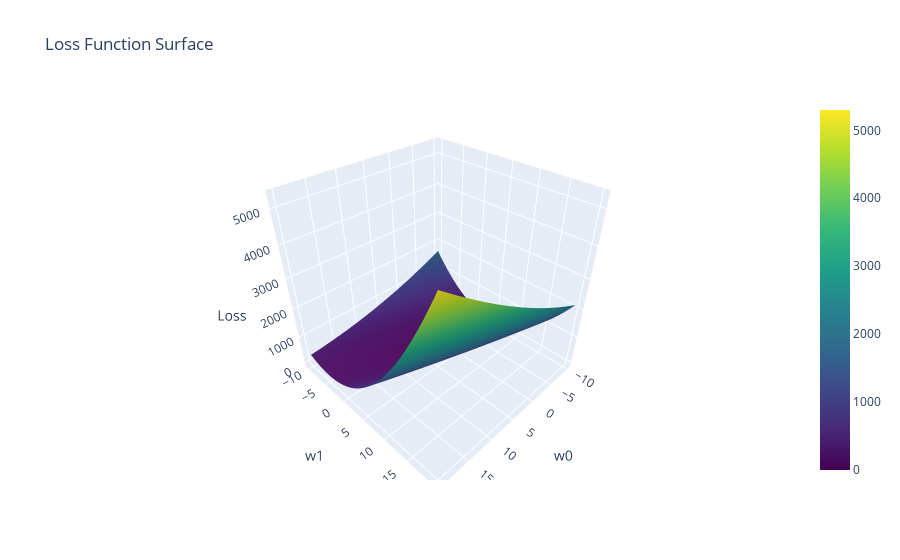

The notebook cell saved with this chart:
### Code cell
import plotly.graph_objects as go
# 3D Loss function visualization using Plotly
w0_vals = np.linspace(-10, 20, 50)
w1_vals = np.linspace(-10, 20, 50)
W0, W1 = np.meshgrid(w0_vals, w1_vals)
loss_vals = np.zeros_like(W0)

X_extended = np.c_[np.ones(x.shape[0]), x]

for i in range(W0.shape[0]):
    for j in range(W0.shape[1]):
        w = np.array([W0[i, j], W1[i, j]])
        y_pred = X_extended.dot(w)
        loss_vals[i, j] = ((y - y_pred) ** 2).mean()

fig = go.Figure(data=[go.Surface(z=loss_vals, x=W0, y=W1, colorscale='Viridis')])
fig.update_layout(title='Loss Function Surface', scene=dict(
    xaxis_title='w0',
    yaxis_title='w1',
    zaxis_title='Loss'
))
fig.show()

### Figure 1 — Plotly figure (JSON) as saved in the notebook; plotly's stock layout.template omitted (floating-point values rounded to 4 significant figures; data arrays with more than 128 entries replaced by an {"elided": "..."} marker saying what was removed)
{"data": [{"colorscale": [[0, "#440154"], [0.1111, "#482878"], [0.2222, "#3e4989"], [0.3333, "#31688e"], [0.4444, "#26828e"], [0.5556, "#1f9e89"], [0.6667, "#35b779"], [0.7778, "#6ece58"], [0.8889, "#b5de2b"], [1, "#fde725"]], "type": "surface", "x": {"elided": "50x50 float values"}, "y": {"elided": "50x50 float values"}, "z": {"elided": "50x50 float values"}}], "layout": {"scene": {"xaxis": {"title": {"text": "w0"}}, "yaxis": {"title": {"text": "w1"}}, "zaxis": {"title": {"text": "Loss"}}}, "title": {"text": "Loss Function Surface"}}}
